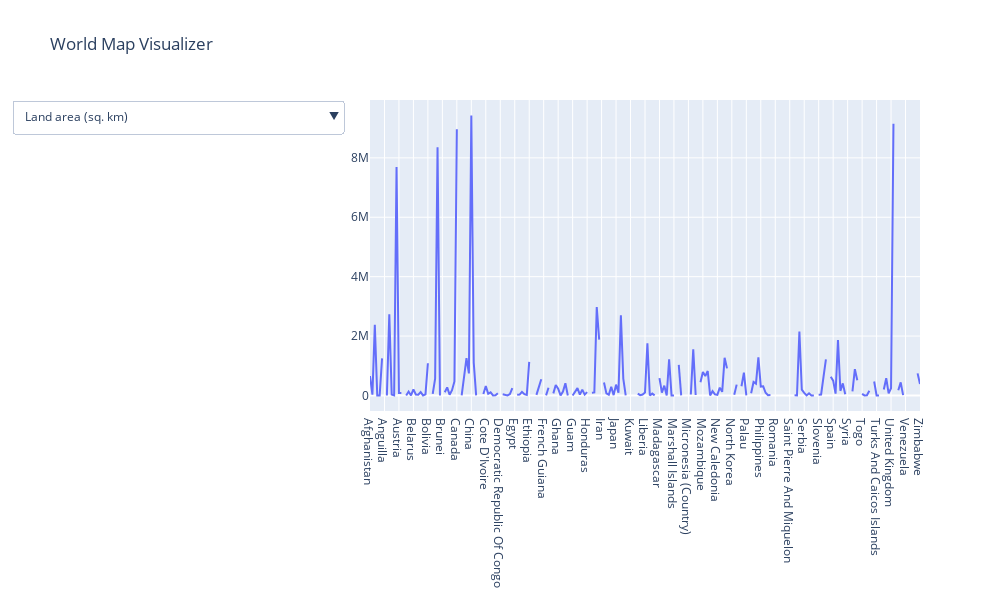

Notebook code for this chart:
### Code cell
fig = go.Figure(data=go.Choropleth(
    locations = df[x],
    z = df[y],
    text = df[c],
    # colorscale = 'Blues',
    autocolorscale=True,
    # reversescale=False,
    marker_line_color='darkgray',
    marker_line_width=0.5,
    colorbar_ticksuffix = '?',
    colorbar_title = y,
))

fig.update_layout(
    title_text='World Map Visualizer',
    autosize=False,
    width=1000,
    height=600,
    geo=dict(
        showframe=True,
        showcoastlines=False,
        projection_type='equirectangular'
    ),
    # annotations = [dict(
    #     x=0.55,
    #     y=0.1,
    #     xref='paper',
    #     yref='paper',
    #     # text=df[y],
    #     showarrow = False
    # )]
)

updatemenu = []
buttons = []

# button with one option for each dataframe
for col in df.columns:
    buttons.append(dict(method='restyle',
                        label=col,
                        visible=True,
                        args=[{'y':[df[col]],
                               'x':[df['Entity']],
                               'type':'scatter'}, [0]],
                        )
                  )
# some adjustments to the updatemenus
updatemenu = []
your_menu = dict()
updatemenu.append(your_menu)

updatemenu[0]['buttons'] = buttons
updatemenu[0]['direction'] = 'down'
updatemenu[0]['showactive'] = True

# add dropdown menus to the figure
fig.update_layout(showlegend=False, updatemenus=updatemenu)
fig.show()

### Figure 1 — Plotly figure (JSON) as saved in the notebook; plotly's stock layout.template omitted (floating-point values rounded to 4 significant figures; data arrays with more than 128 entries replaced by an {"elided": "..."} marker saying what was removed)
{"data": [{"autocolorscale": true, "colorbar": {"ticksuffix": "?", "title": {"text": "Fossil fuels per capita (kWh)"}}, "locations": {"elided": "229 str values"}, "marker": {"line": {"color": "darkgray", "width": 0.5}}, "text": {"elided": "229 str values"}, "type": "scatter", "x": {"elided": "229 str values"}, "y": {"elided": "229 float values"}, "z": {"elided": "229 float values"}}], "layout": {"autosize": false, "geo": {"projection": {"type": "equirectangular"}, "showcoastlines": false, "showframe": true}, "height": 600, "showlegend": false, "title": {"text": "World Map Visualizer"}, "updatemenus": [{"active": 9, "buttons": [{"args": [{"type": "scatter", "x": {"elided": "1x229 str values"}, "y": {"elided": "1x229 str values"}}, [0]], "label": "Entity", "method": "restyle", "visible": true}, {"args": [{"type": "scatter", "x": {"elided": "1x229 str values"}, "y": {"elided": "1x229 int values"}}, [0]], "label": "Year", "method": "restyle", "visible": true}, {"args": [{"type": "scatter", "x": {"elided": "1x229 str values"}, "y": {"elided": "1x229 str values"}}, [0]], "label": "Code", "method": "restyle", "visible": true}, {"args": [{"type": "scatter", "x": {"elided": "1x229 str values"}, "y": {"elided": "1x229 str values"}}, [0]], "label": "Region", "method": "restyle", "visible": true}, {"args": [{"type": "scatter", "x": {"elided": "1x229 str values"}, "y": {"elided": "1x229 str values"}}, [0]], "label": "Income group", "method": "restyle", "visible": true}, {"args": [{"type": "scatter", "x": {"elided": "1x229 str values"}, "y": {"elided": "1x229 str values"}}, [0]], "label": "Lending category", "method": "restyle", "visible": true}, {"args": [{"type": "scatter", "x": {"elided": "1x229 str values"}, "y": {"elided": "1x229 float values"}}, [0]], "label": "Fossil fuels (% equivalent primary energy)", "method": "restyle", "visible": true}, {"args": [{"type": "scatter", "x": {"elided": "1x229 str values"}, "y": {"elided": "1x229 float values"}}, [0]], "label": "Fossil fuels (% growth)", "method": "restyle", "visible": true}, {"args": [{"type": "scatter", "x": {"elided": "1x229 str values"}, "y": {"elided": "1x229 float values"}}, [0]], "label": "Gas Production - TWh", "method": "restyle", "visible": true}, {"args": [{"type": "scatter", "x": {"elided": "1x229 str values"}, "y": {"elided": "1x229 float values"}}, [0]], "label": "Land area (sq. km)", "method": "restyle", "visible": true}, {"args": [{"type": "scatter", "x": {"elided": "1x229 str values"}, "y": {"elided": "1x229 int values"}}, [0]], "label": "Unnamed: 0.1.1.1", "method": "restyle", "visible": true}, {"args": [{"type": "scatter", "x": {"elided": "1x229 str values"}, "y": {"elided": "1x229 float values"}}, [0]], "label": "Coal Consumption - TWh", "method": "restyle", "visible": true}, {"args": [{"type": "scatter", "x": {"elided": "1x229 str values"}, "y": {"elided": "1x229 float values"}}, [0]], "label": "Renewables per capita (kWh - equivalent)", "method": "restyle", "visible": true}, {"args": [{"type": "scatter", "x": {"elided": "1x229 str values"}, "y": {"elided": "1x229 float values"}}, [0]], "label": "Wind Generation - TWh", "method": "restyle", "visible": true}, {"args": [{"type": "scatter", "x": {"elided": "1x229 str values"}, "y": {"elided": "1x229 float values"}}, [0]], "label": "prod of Other renewables including bioenergy (TWh)", "method": "restyle", "visible": true}, {"args": [{"type": "scatter", "x": {"elided": "1x229 str values"}, "y": {"elided": "1x229 float values"}}, [0]], "label": "Fossil fuels per capita (kWh)", "method": "restyle", "visible": true}, {"args": [{"type": "scatter", "x": {"elided": "1x229 str values"}, "y": {"elided": "1x229 float values"}}, [0]], "label": "Fossil fuels (TWh)", "method": "restyle", "visible": true}, {"args": [{"type": "scatter", "x": {"elided": "1x229 str values"}, "y": {"elided": "1x229 float values"}}, [0]], "label": "Oil Production - TWh", "method": "restyle", "visible": true}, {"args": [{"type": "scatter", "x": {"elided": "1x229 str values"}, "y": {"elided": "1x229 float values"}}, [0]], "label": "Coal Production - TWh", "method": "restyle", "visible": true}, {"args": [{"type": "scatter", "x": {"elided": "1x229 str values"}, "y": {"elided": "1x229 float values"}}, [0]], "label": "Hydro Generation - TWh", "method": "restyle", "visible": true}, {"args": [{"type": "scatter", "x": {"elided": "1x229 str values"}, "y": {"elided": "1x229 int values"}}, [0]], "label": "Unnamed: 0.1.1", "method": "restyle", "visible": true}, {"args": [{"type": "scatter", "x": {"elided": "1x229 str values"}, "y": {"elided": "1x229 float values"}}, [0]], "label": "prod of Electricity from solar (TWh)", "method": "restyle", "visible": true}, {"args": [{"type": "scatter", "x": {"elided": "1x229 str values"}, "y": {"elided": "1x229 float values"}}, [0]], "label": "prod of Electricity from hydro (TWh)", "method": "restyle", "visible": true}, {"args": [{"type": "scatter", "x": {"elided": "1x229 str values"}, "y": {"elided": "1x229 int values"}}, [0]], "label": "Unnamed: 0.1", "method": "restyle", "visible": true}, {"args": [{"type": "scatter", "x": {"elided": "1x229 str values"}, "y": {"elided": "1x229 null values"}}, [0]], "label": "Gas (TWh, direct energy)", "method": "restyle", "visible": true}, {"args": [{"type": "scatter", "x": {"elided": "1x229 str values"}, "y": {"elided": "1x229 float values"}}, [0]], "label": "Annual change in primary energy consumption (%)", "method": "restyle", "visible": true}, {"args": [{"type": "scatter", "x": {"elided": "1x229 str values"}, "y": {"elided": "1x229 float values"}}, [0]], "label": "Geo Biomass Other - TWh", "method": "restyle", "visible": true}, {"args": [{"type": "scatter", "x": {"elided": "1x229 str values"}, "y": {"elided": "1x229 null values"}}, [0]], "label": "Coal (TWh, direct energy)", "method": "restyle", "visible": true}, {"args": [{"type": "scatter", "x": {"elided": "1x229 str values"}, "y": {"elided": "1x229 float values"}}, [0]], "label": "Per capita electricity (kWh)", "method": "restyle", "visible": true}, {"args": [{"type": "scatter", "x": {"elided": "1x229 str values"}, "y": {"elided": "1x229 float values"}}, [0]], "label": "Oil Consumption - TWh", "method": "restyle", "visible": true}, {"args": [{"type": "scatter", "x": {"elided": "1x229 str values"}, "y": {"elided": "1x229 float values"}}, [0]], "label": "Renewables (% electricity)", "method": "restyle", "visible": true}, {"args": [{"type": "scatter", "x": {"elided": "1x229 str values"}, "y": {"elided": "1x229 float values"}}, [0]], "label": "Population density (people per sq. km of land area)", "method": "restyle", "visible": true}, {"args": [{"type": "scatter", "x": {"elided": "1x229 str values"}, "y": {"elided": "1x229 float values"}}, [0]], "label": "Solar Generation - TWh", "method": "restyle", "visible": true}, {"args": [{"type": "scatter", "x": {"elided": "1x229 str values"}, "y": {"elided": "1x229 float values"}}, [0]], "label": "Gas Consumption - TWh", "method": "restyle", "visible": true}, {"args": [{"type": "scatter", "x": {"elided": "1x229 str values"}, "y": {"elided": "1x229 null values"}}, [0]], "label": "Oil (TWh, direct energy)", "method": "restyle", "visible": true}, {"args": [{"type": "scatter", "x": {"elided": "1x229 str values"}, "y": {"elided": "1x229 int values"}}, [0]], "label": "Annual CO2 emissions", "method": "restyle", "visible": true}, {"args": [{"type": "scatter", "x": {"elided": "1x229 str values"}, "y": {"elided": "1x229 float values"}}, [0]], "label": "prod of Electricity from wind (TWh)", "method": "restyle", "visible": true}, {"args": [{"type": "scatter", "x": {"elided": "1x229 str values"}, "y": {"elided": "1x229 str values"}}, [0]], "label": "Entity_Category", "method": "restyle", "visible": true}], "direction": "down", "showactive": true}], "width": 1000, "xaxis": {"autorange": true, "range": [0, 228], "type": "category"}, "yaxis": {"autorange": true, "range": [-523600.0, 9948000.0], "type": "linear"}}}
